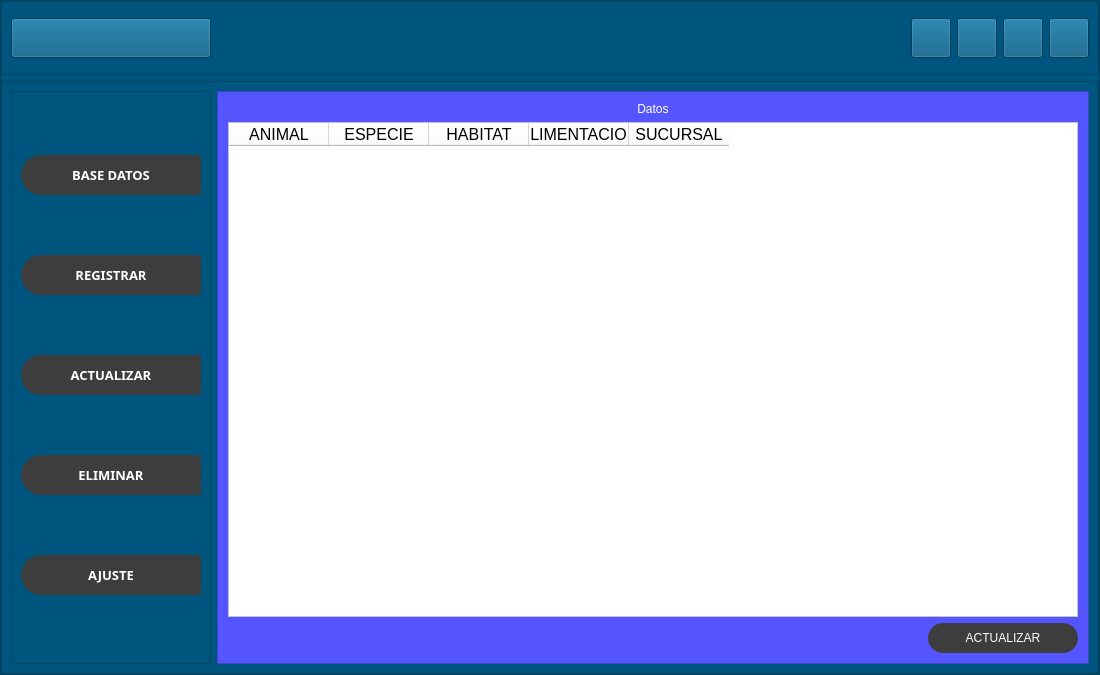
<?xml version="1.0" encoding="UTF-8"?>
<ui version="4.0">
 <class>MainWindow</class>
 <widget class="QMainWindow" name="MainWindow">
  <property name="geometry">
   <rect>
    <x>0</x>
    <y>0</y>
    <width>1100</width>
    <height>675</height>
   </rect>
  </property>
  <property name="windowTitle">
   <string>Aquazul</string>
  </property>
  <widget class="QWidget" name="centralwidget">
   <layout class="QVBoxLayout" name="verticalLayout">
    <property name="leftMargin">
     <number>0</number>
    </property>
    <property name="topMargin">
     <number>0</number>
    </property>
    <property name="rightMargin">
     <number>0</number>
    </property>
    <property name="bottomMargin">
     <number>0</number>
    </property>
    <item>
     <widget class="QFrame" name="frame">
      <property name="styleSheet">
       <string notr="true">background-color: rgb(0, 85, 127)</string>
      </property>
      <property name="frameShape">
       <enum>QFrame::StyledPanel</enum>
      </property>
      <property name="frameShadow">
       <enum>QFrame::Raised</enum>
      </property>
      <layout class="QVBoxLayout" name="verticalLayout_2" stretch="1,8">
       <property name="leftMargin">
        <number>0</number>
       </property>
       <property name="topMargin">
        <number>0</number>
       </property>
       <property name="rightMargin">
        <number>0</number>
       </property>
       <property name="bottomMargin">
        <number>0</number>
       </property>
       <item>
        <widget class="QFrame" name="Frame_Titulo">
         <property name="minimumSize">
          <size>
           <width>0</width>
           <height>42</height>
          </size>
         </property>
         <property name="styleSheet">
          <string notr="true">background-color: rgb(85, 170, 255);

QPushButton{
background-color:#000000ff;
border-radius:20px;
}

QPushButton:hover{
background-color:rgb(61,61,61);
border-radius:20px;
}</string>
         </property>
         <property name="frameShape">
          <enum>QFrame::StyledPanel</enum>
         </property>
         <property name="frameShadow">
          <enum>QFrame::Raised</enum>
         </property>
         <layout class="QHBoxLayout" name="horizontalLayout">
          <item>
           <widget class="QPushButton" name="bt_menu">
            <property name="minimumSize">
             <size>
              <width>200</width>
              <height>40</height>
             </size>
            </property>
            <property name="text">
             <string/>
            </property>
            <property name="icon">
             <iconset>
              <normaloff>../Desktop/App_BD_Oracle/Images/Menu.png</normaloff>../Desktop/App_BD_Oracle/Images/Menu.png</iconset>
            </property>
            <property name="iconSize">
             <size>
              <width>38</width>
              <height>38</height>
             </size>
            </property>
           </widget>
          </item>
          <item>
           <spacer name="horizontalSpacer">
            <property name="orientation">
             <enum>Qt::Horizontal</enum>
            </property>
            <property name="sizeHint" stdset="0">
             <size>
              <width>379</width>
              <height>20</height>
             </size>
            </property>
           </spacer>
          </item>
          <item>
           <widget class="QPushButton" name="bt_restaurar">
            <property name="minimumSize">
             <size>
              <width>40</width>
              <height>40</height>
             </size>
            </property>
            <property name="text">
             <string/>
            </property>
            <property name="icon">
             <iconset>
              <normaloff>../Desktop/App_BD_Oracle/Images/flecha-hacia-abajo.png</normaloff>../Desktop/App_BD_Oracle/Images/flecha-hacia-abajo.png</iconset>
            </property>
            <property name="iconSize">
             <size>
              <width>38</width>
              <height>38</height>
             </size>
            </property>
           </widget>
          </item>
          <item>
           <widget class="QPushButton" name="bt_minimizar">
            <property name="minimumSize">
             <size>
              <width>40</width>
              <height>40</height>
             </size>
            </property>
            <property name="text">
             <string/>
            </property>
            <property name="icon">
             <iconset>
              <normaloff>../Desktop/App_BD_Oracle/Images/minimizar.png</normaloff>../Desktop/App_BD_Oracle/Images/minimizar.png</iconset>
            </property>
            <property name="iconSize">
             <size>
              <width>38</width>
              <height>38</height>
             </size>
            </property>
           </widget>
          </item>
          <item>
           <widget class="QPushButton" name="bt_maximizar">
            <property name="minimumSize">
             <size>
              <width>40</width>
              <height>40</height>
             </size>
            </property>
            <property name="text">
             <string/>
            </property>
            <property name="icon">
             <iconset>
              <normaloff>../Desktop/App_BD_Oracle/Images/maximizar.png</normaloff>../Desktop/App_BD_Oracle/Images/maximizar.png</iconset>
            </property>
            <property name="iconSize">
             <size>
              <width>38</width>
              <height>38</height>
             </size>
            </property>
           </widget>
          </item>
          <item>
           <widget class="QPushButton" name="bt_cerrar">
            <property name="minimumSize">
             <size>
              <width>40</width>
              <height>40</height>
             </size>
            </property>
            <property name="text">
             <string/>
            </property>
            <property name="icon">
             <iconset>
              <normaloff>../Desktop/App_BD_Oracle/Images/registrarse.png</normaloff>../Desktop/App_BD_Oracle/Images/registrarse.png</iconset>
            </property>
            <property name="iconSize">
             <size>
              <width>38</width>
              <height>38</height>
             </size>
            </property>
           </widget>
          </item>
         </layout>
        </widget>
       </item>
       <item>
        <widget class="QFrame" name="frame_Contenido">
         <property name="frameShape">
          <enum>QFrame::StyledPanel</enum>
         </property>
         <property name="frameShadow">
          <enum>QFrame::Raised</enum>
         </property>
         <layout class="QHBoxLayout" name="horizontalLayout_2">
          <item>
           <widget class="QFrame" name="frame_control">
            <property name="minimumSize">
             <size>
              <width>200</width>
              <height>0</height>
             </size>
            </property>
            <property name="maximumSize">
             <size>
              <width>0</width>
              <height>16777215</height>
             </size>
            </property>
            <property name="styleSheet">
             <string notr="true">background-color: rgb(85, 170, 255);

QPushButton{
background-color: rgb(61, 61, 61);
border-top-left-radius: 20px;
border-bottom-left-radius: 20px;
color: rgb(255, 255, 255);
font 77 10pt &quot;Arial Black&quot;;
}

QPushButton:hover{
background-color: white;
border-top-left-radius: 20px;
border-bottom-left-radius: 20px;
color: rgb(0, 0, 0);
font 77 10pt &quot;Arial Black&quot;;
}</string>
            </property>
            <property name="frameShape">
             <enum>QFrame::StyledPanel</enum>
            </property>
            <property name="frameShadow">
             <enum>QFrame::Raised</enum>
            </property>
            <layout class="QVBoxLayout" name="verticalLayout_3">
             <item>
              <widget class="QPushButton" name="pushButton">
               <property name="minimumSize">
                <size>
                 <width>0</width>
                 <height>40</height>
                </size>
               </property>
               <property name="font">
                <font>
                 <family>Arial Black</family>
                 <pointsize>10</pointsize>
                 <weight>75</weight>
                 <bold>true</bold>
                </font>
               </property>
               <property name="styleSheet">
                <string notr="true">QPushButton{
background-color: rgb(61, 61, 61);
border-top-left-radius: 20px;
border-bottom-left-radius: 20px;
color: rgb(255, 255, 255);
font 77 10pt &quot;Arial Black&quot;;
}

QPushButton:hover{
background-color: white;
border-top-left-radius: 20px;
border-bottom-left-radius: 20px;
color: rgb(0, 0, 0);
font 77 10pt &quot;Arial Black&quot;;
}</string>
               </property>
               <property name="text">
                <string>BASE DATOS</string>
               </property>
               <property name="autoRepeatInterval">
                <number>102</number>
               </property>
              </widget>
             </item>
             <item>
              <widget class="QPushButton" name="pushButton_2">
               <property name="minimumSize">
                <size>
                 <width>0</width>
                 <height>40</height>
                </size>
               </property>
               <property name="font">
                <font>
                 <family>Arial Black</family>
                 <pointsize>10</pointsize>
                 <weight>75</weight>
                 <bold>true</bold>
                </font>
               </property>
               <property name="styleSheet">
                <string notr="true">QPushButton{
background-color: rgb(61, 61, 61);
border-top-left-radius: 20px;
border-bottom-left-radius: 20px;
color: rgb(255, 255, 255);
font 77 10pt &quot;Arial Black&quot;;
}

QPushButton:hover{
background-color: white;
border-top-left-radius: 20px;
border-bottom-left-radius: 20px;
color: rgb(0, 0, 0);
font 77 10pt &quot;Arial Black&quot;;
}</string>
               </property>
               <property name="text">
                <string>REGISTRAR</string>
               </property>
               <property name="autoRepeatInterval">
                <number>102</number>
               </property>
              </widget>
             </item>
             <item>
              <widget class="QPushButton" name="pushButton_3">
               <property name="minimumSize">
                <size>
                 <width>0</width>
                 <height>40</height>
                </size>
               </property>
               <property name="font">
                <font>
                 <family>Arial Black</family>
                 <pointsize>10</pointsize>
                 <weight>75</weight>
                 <bold>true</bold>
                </font>
               </property>
               <property name="styleSheet">
                <string notr="true">QPushButton{
background-color: rgb(61, 61, 61);
border-top-left-radius: 20px;
border-bottom-left-radius: 20px;
color: rgb(255, 255, 255);
font 77 10pt &quot;Arial Black&quot;;
}

QPushButton:hover{
background-color: white;
border-top-left-radius: 20px;
border-bottom-left-radius: 20px;
color: rgb(0, 0, 0);
font 77 10pt &quot;Arial Black&quot;;
}</string>
               </property>
               <property name="text">
                <string>ACTUALIZAR</string>
               </property>
               <property name="autoRepeatInterval">
                <number>102</number>
               </property>
              </widget>
             </item>
             <item>
              <widget class="QPushButton" name="pushButton_4">
               <property name="minimumSize">
                <size>
                 <width>0</width>
                 <height>40</height>
                </size>
               </property>
               <property name="font">
                <font>
                 <family>Arial Black</family>
                 <pointsize>10</pointsize>
                 <weight>75</weight>
                 <bold>true</bold>
                </font>
               </property>
               <property name="styleSheet">
                <string notr="true">QPushButton{
background-color: rgb(61, 61, 61);
border-top-left-radius: 20px;
border-bottom-left-radius: 20px;
color: rgb(255, 255, 255);
font 77 10pt &quot;Arial Black&quot;;
}

QPushButton:hover{
background-color: white;
border-top-left-radius: 20px;
border-bottom-left-radius: 20px;
color: rgb(0, 0, 0);
font 77 10pt &quot;Arial Black&quot;;
}</string>
               </property>
               <property name="text">
                <string>ELIMINAR</string>
               </property>
               <property name="autoRepeatInterval">
                <number>102</number>
               </property>
              </widget>
             </item>
             <item>
              <widget class="QPushButton" name="pushButton_5">
               <property name="minimumSize">
                <size>
                 <width>0</width>
                 <height>40</height>
                </size>
               </property>
               <property name="font">
                <font>
                 <family>Arial Black</family>
                 <pointsize>10</pointsize>
                 <weight>75</weight>
                 <bold>true</bold>
                </font>
               </property>
               <property name="styleSheet">
                <string notr="true">QPushButton{
background-color: rgb(61, 61, 61);
border-top-left-radius: 20px;
border-bottom-left-radius: 20px;
color: rgb(255, 255, 255);
font 77 10pt &quot;Arial Black&quot;;
}

QPushButton:hover{
background-color: white;
border-top-left-radius: 20px;
border-bottom-left-radius: 20px;
color: rgb(0, 0, 0);
font 77 10pt &quot;Arial Black&quot;;
}</string>
               </property>
               <property name="text">
                <string>AJUSTE</string>
               </property>
               <property name="autoRepeatInterval">
                <number>102</number>
               </property>
              </widget>
             </item>
            </layout>
           </widget>
          </item>
          <item>
           <widget class="QFrame" name="frame_pagina">
            <property name="styleSheet">
             <string notr="true">background-color: rgb(85, 85, 255);

</string>
            </property>
            <property name="frameShape">
             <enum>QFrame::StyledPanel</enum>
            </property>
            <property name="frameShadow">
             <enum>QFrame::Raised</enum>
            </property>
            <layout class="QVBoxLayout" name="verticalLayout_4">
             <property name="spacing">
              <number>0</number>
             </property>
             <property name="leftMargin">
              <number>1</number>
             </property>
             <property name="topMargin">
              <number>1</number>
             </property>
             <property name="rightMargin">
              <number>1</number>
             </property>
             <property name="bottomMargin">
              <number>1</number>
             </property>
             <item>
              <widget class="QStackedWidget" name="stackedWidget">
               <property name="currentIndex">
                <number>0</number>
               </property>
               <widget class="QWidget" name="page_datos">
                <layout class="QVBoxLayout" name="verticalLayout_5">
                 <item>
                  <widget class="QLabel" name="Datos">
                   <property name="styleSheet">
                    <string notr="true">font: 87 12pt &quot;Arial Black&quot;;
background-color: rgb(85, 85, 255);
color: rgb(255, 255, 255);
border: 0px solid #14C8DC;</string>
                   </property>
                   <property name="text">
                    <string>Datos</string>
                   </property>
                   <property name="alignment">
                    <set>Qt::AlignCenter</set>
                   </property>
                  </widget>
                 </item>
                 <item>
                  <widget class="QTableWidget" name="tableWidget">
                   <property name="styleSheet">
                    <string notr="true">background-color: rgb(255, 255, 255);
color: rgb(0,0,0);
gridline-color: rgb(0,206,151);
font-size: 12pt;
color: #000000;</string>
                   </property>
                   <column>
                    <property name="text">
                     <string>ANIMAL</string>
                    </property>
                   </column>
                   <column>
                    <property name="text">
                     <string>ESPECIE</string>
                    </property>
                   </column>
                   <column>
                    <property name="text">
                     <string>HABITAT</string>
                    </property>
                   </column>
                   <column>
                    <property name="text">
                     <string>ALIMENTACION</string>
                    </property>
                   </column>
                   <column>
                    <property name="text">
                     <string>SUCURSAL</string>
                    </property>
                   </column>
                  </widget>
                 </item>
                 <item>
                  <layout class="QHBoxLayout" name="horizontalLayout_3">
                   <item>
                    <spacer name="horizontalSpacer_2">
                     <property name="orientation">
                      <enum>Qt::Horizontal</enum>
                     </property>
                     <property name="sizeHint" stdset="0">
                      <size>
                       <width>40</width>
                       <height>20</height>
                      </size>
                     </property>
                    </spacer>
                   </item>
                   <item>
                    <widget class="QPushButton" name="pushButton_6">
                     <property name="minimumSize">
                      <size>
                       <width>150</width>
                       <height>30</height>
                      </size>
                     </property>
                     <property name="styleSheet">
                      <string notr="true">QPushButton{
	background-color: rgb(61,61,61);
	border-radius: 15px;
	color: rgb(255,255,255);
	font: 77 10pt &quot;Arial Black&quot;;
}

QPushButton:hover{
	background-color: rgb(85, 170, 255);
	border-radius: 15px;
	color: rgb(0,0,0);
	font: 77 10pt &quot;Arial Black&quot;;
}</string>
                     </property>
                     <property name="text">
                      <string>ACTUALIZAR</string>
                     </property>
                    </widget>
                   </item>
                  </layout>
                 </item>
                </layout>
               </widget>
               <widget class="QWidget" name="page_resgitrar"/>
               <widget class="QWidget" name="page_actualizar"/>
               <widget class="QWidget" name="page_eliminar"/>
               <widget class="QWidget" name="page_ajustes"/>
              </widget>
             </item>
            </layout>
           </widget>
          </item>
         </layout>
        </widget>
       </item>
      </layout>
     </widget>
    </item>
   </layout>
  </widget>
 </widget>
 <resources/>
 <connections/>
</ui>
